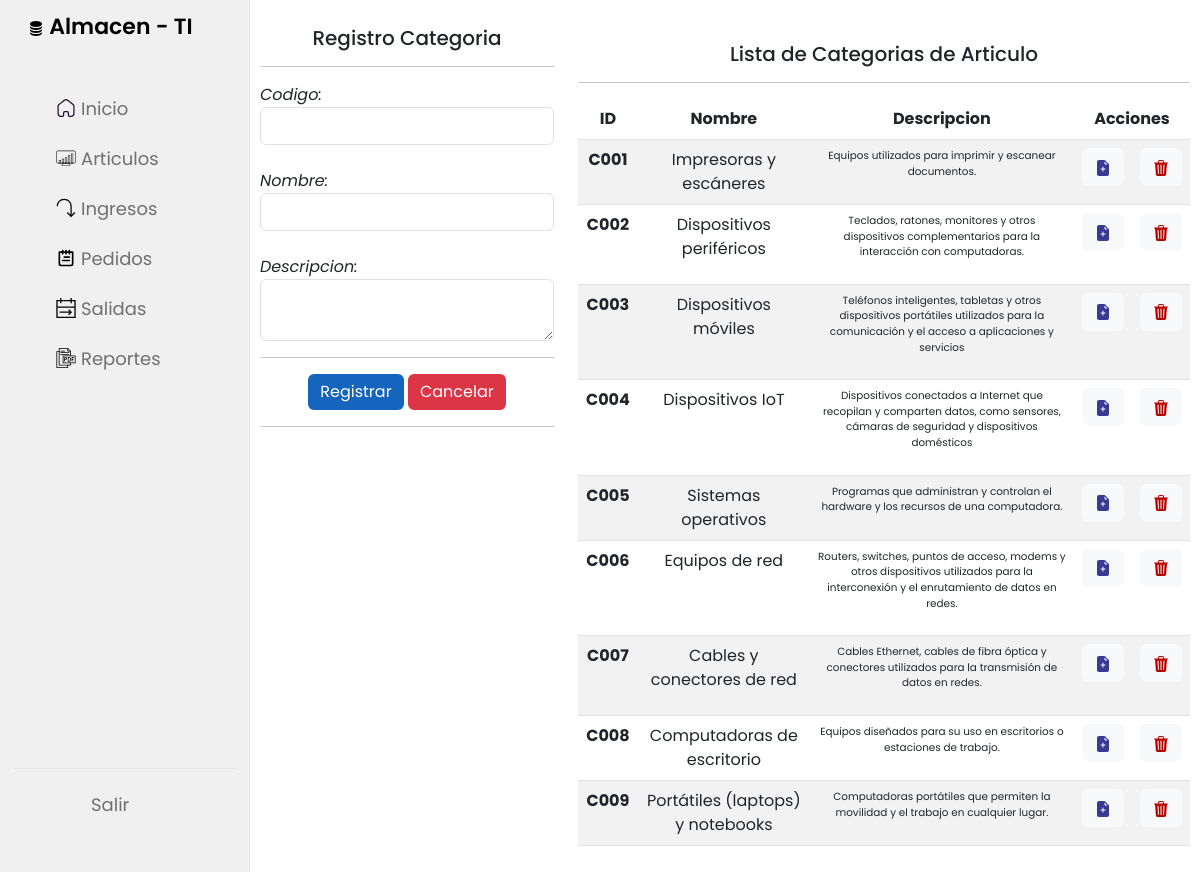
The page /categoria (signed in) on the database its author committed.
### Almacen/models.py (models this page shows, shortened)
class Categoria(models.Model):
    codigo=models.CharField(primary_key=True, max_length=6)
    nombre=models.CharField(max_length=60)
    descripcion=models.CharField(max_length=500)

### Almacen/views.py (the view)
# urls.py: path('categoria',views.categoria,name='categoria'),
@login_required
def categoria(request):
    categorias = Categoria.objects.all()
    context = {"categorias":categorias}
    return render(request, template_gestion_categoria,context)

### Almacen/templates/articulo/categoria/GestionCategoria.html (shortened to what this page needs)
{% extends 'base/index.html' %}
{% block content %}
<div class="row pt-3">
    <div class="col-4">
        <h5 class=" text-center">Registro Categoria</h5>
        <hr>
        <form action="/categoria/registrarcategoria" method="post">
            <div class="row">
                <div class="col">
                    <div>
                        <label><em>Codigo:</em></label>
                        <input type="text" name="txtCodigo" class="form-control">
                    </div><br>
                    <div>
                        <label><em>Nombre:</em></label>
                        <input type="text" name="txtNombre" class="form-control">
                    </div><br>
                </div>
                <div>
                    <label><em>Descripcion:</em></label>
                    <textarea type="text" name="txtDescripcion" class="form-control"></textarea>
                </div>
            </div>
            <hr>
            <div class="text-center d-grid gap-2 d-md-block">
                <button class="btnsave btn btn-success" type="submit">Registrar</button>
                <button class="btndelete btn btn-danger" type="reset">Cancelar</button>
            </div>
            <hr>
        </form>
    </div>
    <div class="col-8 pt-3 text-center">
        <h5>Lista de Categorias de Articulo</h5>
        <hr>
        <table class="table table-striped table-hover">
            <thead>
                <tr>
                    <th scope="col">ID</th>
                    <th scope="col">Nombre</th>
                    <th scope="col">Descripcion</th>
                    <th scope="col" colspan="2">Acciones</th>
                </tr>
            </thead>
            <tbody>
                {% for c in categorias %}
                <tr>
                    <th scope="row">{{c.codigo}}</th>
                    <td>{{c.nombre}}</td>
                    <td><p>{{c.descripcion}}</p></td>
                    <td>
                        <button type="button" class="btn btn-light">
                            <a class="editar" href="/categoria/edicioncategoria/{{c.codigo}}">
                            </a>
                        </button>
                    </td>
                    <td>
                        <button type="button" class="btn btn-light">
                            <a class="eliminar" href="/categoria/eliminarcategoria/{{c.codigo}}">
                            </a>
                        </button>
                    </td>
                </tr>
                {% endfor %}
            </tbody>
        </table>
    </div>
</div>
{% endblock %}

### Almacen/static/css/style.css (style rules this page uses)
body { background-color: #e7e7e7; }
p { font-size: 0.65rem; }
.editar { text-decoration: none; color: #373a8f; }
.eliminar { text-decoration: none; color: rgb(185, 0, 0); }
.btnsave { background-color: #1465bb; border: none; }
.btndelete { border: none; }

### Almacen/static/css/estilo.css (style rules this page uses)
* { margin: 0; padding: 0; box-sizing: border-box; font-family: 'Poppins', sans-serif; }
:root { --primary-color: #ffffff; --panel-color: #FFF; --text-color: #000000; --boxtext-color: #ffffff; --black-light-color: #707070; --border-color: #e6e5e5; --toggle-color: #DDD; --box1-color: #003785; --box2-color: #1465bb; --box3-color: #003785; --title-icon-color: #fff; --tran-05: all 0.5s ease; --tran-03: all 0.3s ease; --tran-03: all 0.2s ease; }
body { min-height: 100vh; background-color: var(--primary-color); }

### rows shown on the page
Categoria: codigo "C001", nombre "Impresoras y escáneres", descripcion "Equipos utilizados para imprimir y escanear documentos."
Categoria: codigo "C002", nombre "Dispositivos periféricos", descripcion "Teclados, ratones, monitores y otros dispositivos complementarios para la interacción con computadoras."
Categoria: codigo "C003", nombre "Dispositivos móviles", descripcion "Teléfonos inteligentes, tabletas y otros dispositivos portátiles utilizados para la comunicación y el acceso a aplicaciones y servicios"
Categoria: codigo "C004", nombre "Dispositivos IoT", descripcion "Dispositivos conectados a Internet que recopilan y comparten datos, como sensores, cámaras de seguridad y dispositivos domésticos"
Categoria: codigo "C005", nombre "Sistemas operativos", descripcion "Programas que administran y controlan el hardware y los recursos de una computadora."
Categoria: codigo "C006", nombre "Equipos de red", descripcion "Routers, switches, puntos de acceso, modems y otros dispositivos utilizados para la interconexión y el enrutamiento de datos en redes."
Categoria: codigo "C007", nombre "Cables y conectores de red", descripcion "Cables Ethernet, cables de fibra óptica y conectores utilizados para la transmisión de datos en redes."
Categoria: codigo "C008", nombre "Computadoras de escritorio", descripcion "Equipos diseñados para su uso en escritorios o estaciones de trabajo."
Categoria: codigo "C009", nombre "Portátiles (laptops) y notebooks", descripcion "Computadoras portátiles que permiten la movilidad y el trabajo en cualquier lugar."
